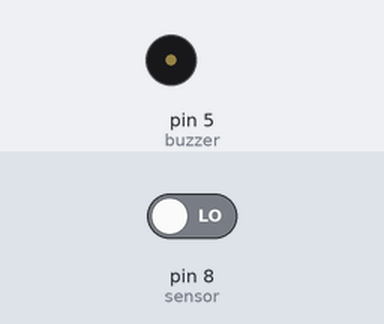
Bench run of a sketch on a simulated Arduino Uno, built with avr-gcc and run on an emulated ATmega328P. Shown: buzzer (waves = sounding). The inputs (shaded band) are chosen by the test bench; at power-on: pin 8 (sensor) LOW.

Above: at 1.2 s.
1.3 s: pin 8 (sensor) driven HIGH
At 1.7 s:
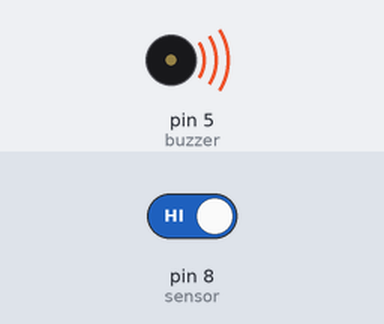
Timing chart, 0 to 9.3 s (numbered marks = the images above; inputs shaded):
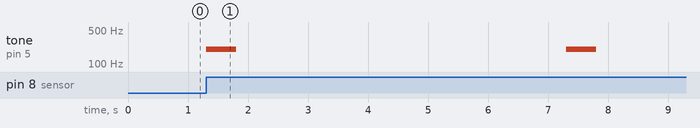

Measured:
- after the input at 1.3 s, tone on pin 5 (buzzer): alternates 200 Hz for 0.50 s and silent for 5.5 s, starting at once

The sketch:

motionDetectorTest3.ino
```cpp
const int sensor = 8;
const int buzzer = 5;

void setup() {
  // put your setup code here, to run once:
  pinMode(sensor, INPUT);
  pinMode(buzzer, OUTPUT);

}

void loop() {
  // put your main code here, to run repeatedly:
  if (digitalRead(sensor)) {
    tone(buzzer, 200, 500);
    delay(500);
    noTone(buzzer);
    delay(500);

    digitalWrite(sensor, LOW);
    delay(5000);
  }

}
```
